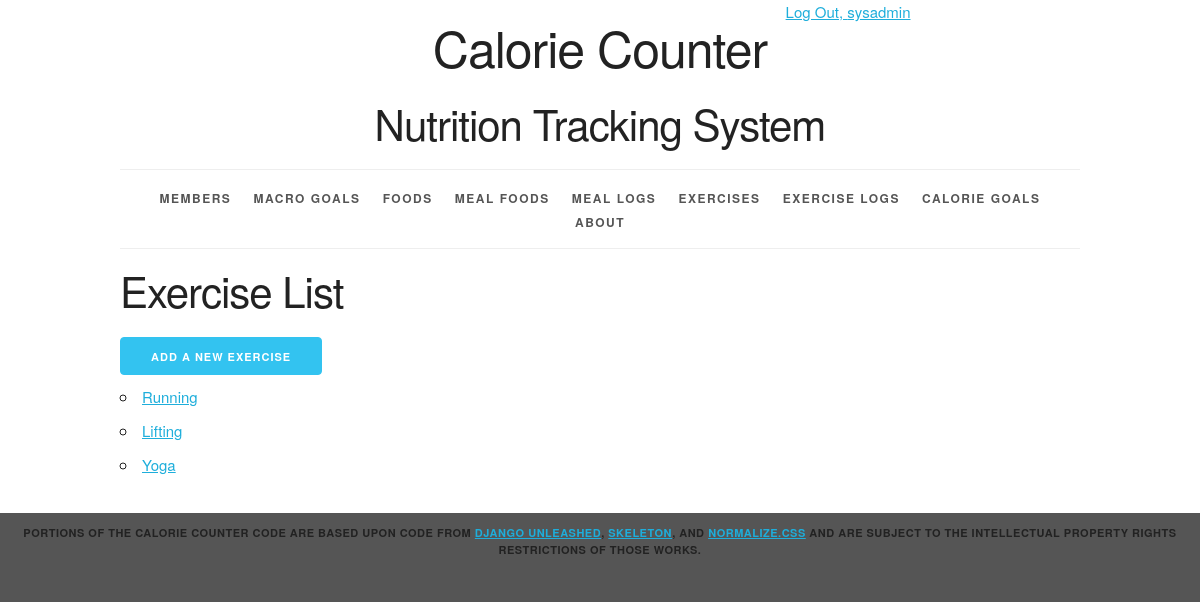
/exercise/ (signed in), run on an earlier commit of the app's database.
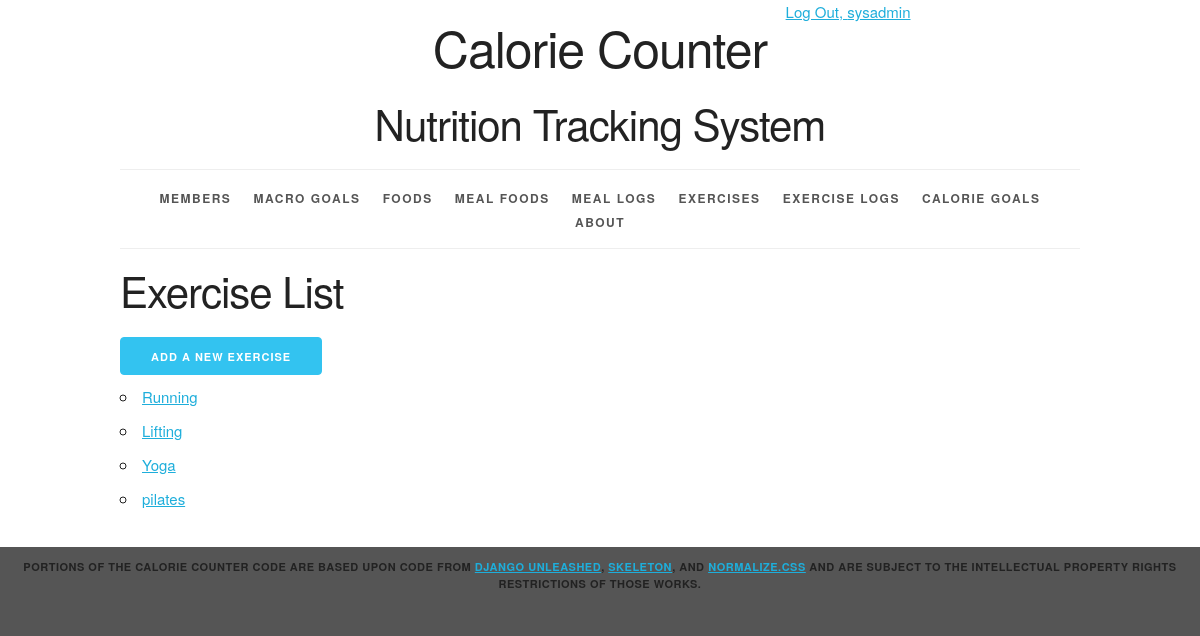
And on a later commit of the database.
### calorie_counter/models.py (models this page shows, shortened)
class Exercise(models.Model):
    EXERCISE_TYPE_CHOICES = [
        ('Aerobic', 'Aerobic'),
        ('Anaerobic', 'Anaerobic'),
    ]
    id = models.AutoField(primary_key=True)
    exercise_type = models.CharField(max_length=50)
    exercise_category = models.CharField(max_length=10, choices=EXERCISE_TYPE_CHOICES, default='Aerobic')
    calories_burned_per_minute = models.IntegerField()
    def __str__(self):
        return '%s' % self.exercise_type
    def get_absolute_url(self):
        return reverse('calorie_counter_exercise_detail_urlpattern',
                        kwargs={'pk': self.pk}
                        )
    class Meta:
        constraints = [
            models.UniqueConstraint(fields=['exercise_type'], name='unique_exercise')
        ]

### calorie_counter/views.py (the view)
class ExerciseList(LoginRequiredMixin, PermissionRequiredMixin, ListView):
    model = Exercise
    template_name = 'calorie_counter/exercise_list.html'
    permission_required = 'calorie_counter.view_exercise'

### calorie_counter/templates/calorie_counter/exercise_list.html (shortened to what this page needs)
{%  extends 'calorie_counter/base.html' %}
{%  block content %}
     <h2> Exercise List </h2>
    <div>
        <a href="{% url 'calorie_counter_exercise_create_urlpattern' %}"
      class="button button-primary"> Add a new exercise </a>
    </div>
    <ul>
        {% for exercise in exercise_list %}
            <li>
                <a href="{{ exercise.get_absolute_url }}"> {{ exercise }} </a>
            </li>
        {%  empty   %}
            <li><em>There are currently no exercises.</em></li>
        {% endfor %}
    </ul>
{%  endblock %}

What changed in the data, as far as the page shows it:
added Exercise: exercise_type "pilates"
